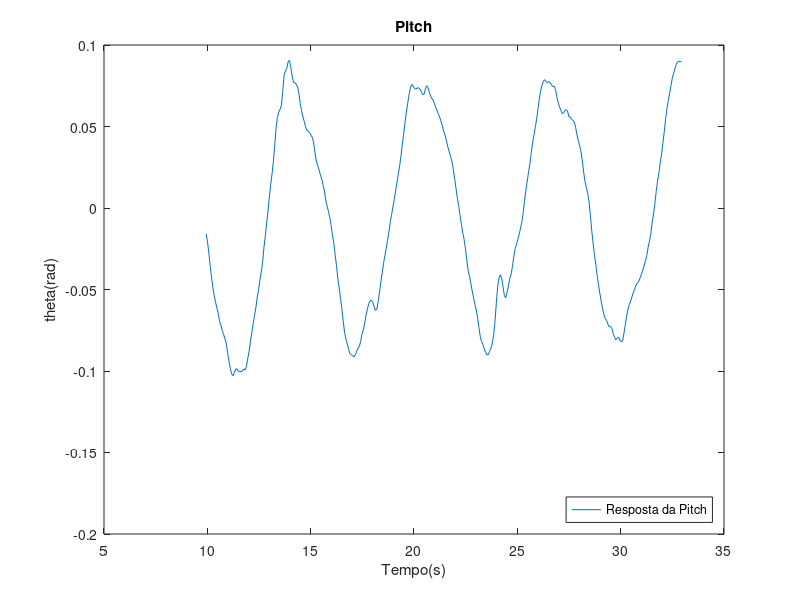
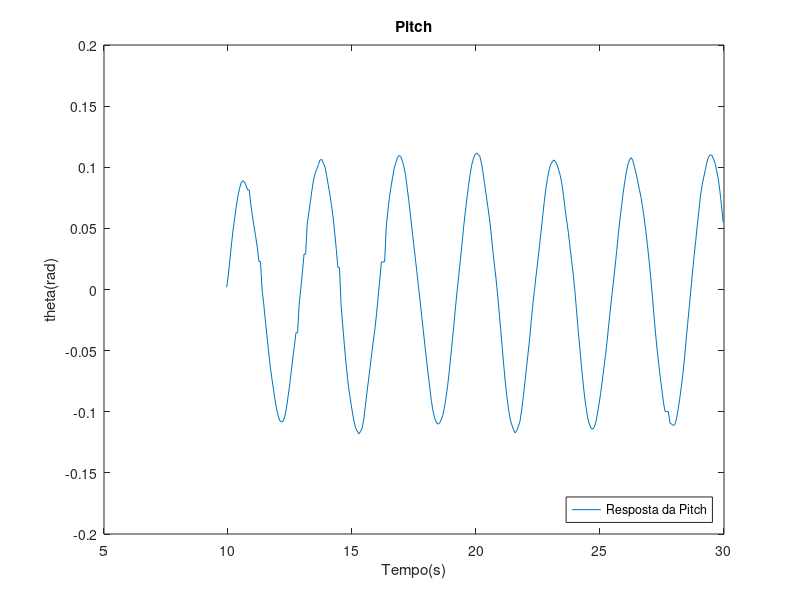
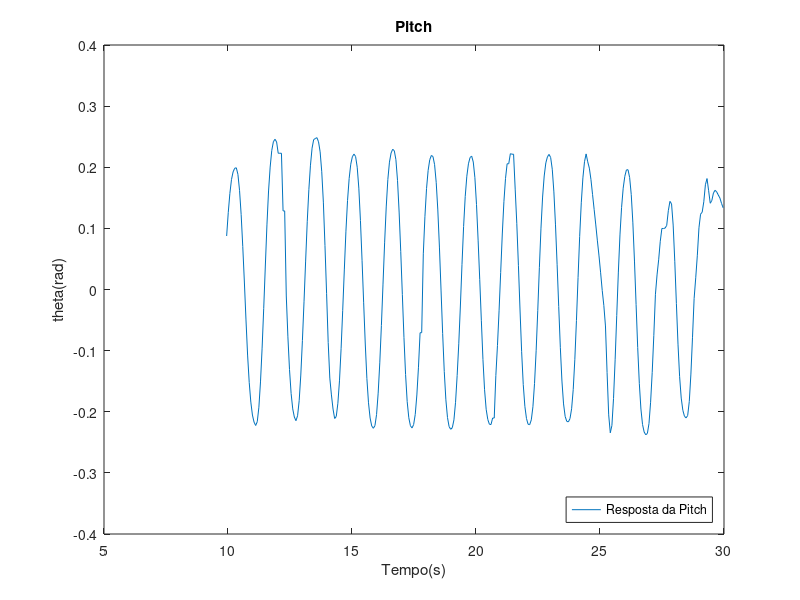
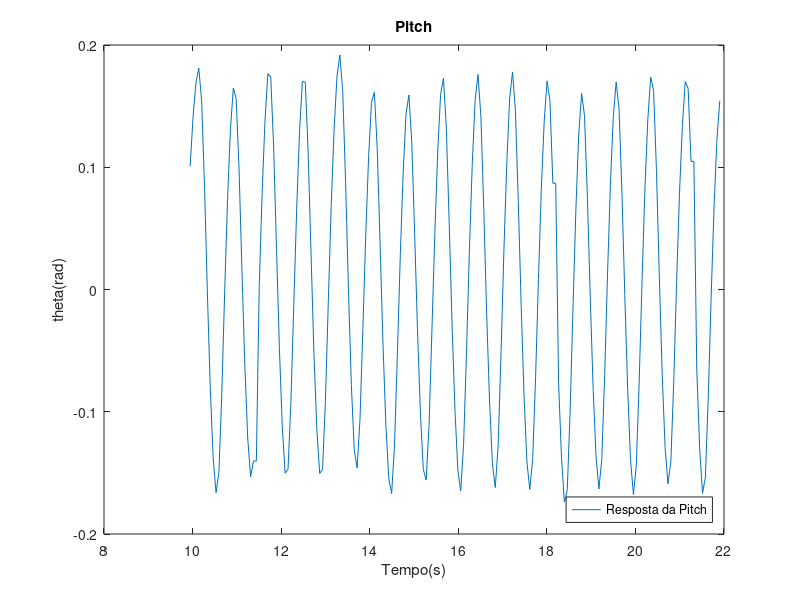

Reproduce these figures in MATLAB, in order.
i=1;

for i=1:5
    if i==1
        load 41_1rad.mat
        targetStart = 10;
        targetFinish = 33; 
        start = round(targetStart/sampleTime);
        finish = round(targetFinish/sampleTime);            
    elseif i==2
        load 41_2rad.mat
        targetStart = 10;
        targetFinish = 30; 
        start = round(targetStart/sampleTime);
        finish = round(targetFinish/sampleTime);
    elseif i==3
        load 41_4rad.mat
        targetStart = 10;
        targetFinish = 30; 
        start = round(targetStart/sampleTime);
        finish = round(targetFinish/sampleTime);
    elseif i==4
        load 41_8rad.mat
        targetStart = 10;
        targetFinish = 22; 
        start = round(targetStart/sampleTime);
        finish = round(targetFinish/sampleTime);
    elseif i==5
        load 41_16rad.mat
        targetStart = 10;
        targetFinish = 24; 
        start = round(targetStart/sampleTime);
        finish = round(targetFinish/sampleTime);
    end
    
    figure (i)
    plot(time(start:finish), states.signals.values(start:finish,2))
    title('Pitch')
    ylabel('theta(rad)')
    xlabel('Tempo(s)')
    hold on
    hold off
    legend('Resposta da Pitch','location', 'southeast')   
end